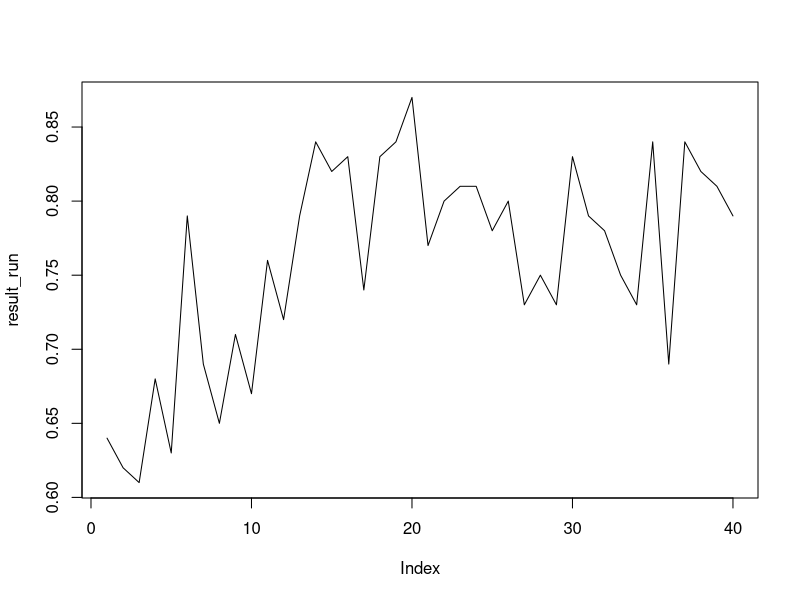

Reproduce this figure in R. (Note: a time limit stopped this script after it produced the figure.)
# tic tac toe
#TODO: shiny app

library(purrr)

resample <- function(x, ...)
  x[sample.int(length(x), ...)]

num_rows <- 3L
num_cols <- 3L

# alpha <- 0.5
# eps <- 0.01

player_one <- 1L  #(x)
player_two <- -1L #(o)

# initializing the game
initialize <- function(init_state = 0L) {
  board <- matrix(init_state, num_rows, num_cols)
  return(board)
} ## board <- initialize(c(1,1,0,0,1,0,0,0,1))


# initializing the value table
initialize_state_value <- function(init_val = 0) {
  value_table <- rep(init_val, 512 * 512)
  value_table[[1]] <- 0.5
  return(value_table)
} ## value_table <- initialize_state_value(NA)


# hashing the board state
state_index <- function(board) {
  power_of_2 <- matrix(2 ^ (0:8), num_rows, num_cols) ## check this in more detail
  state_hash <- sum(power_of_2[board == player_one]) + (512 * sum(power_of_2[board == player_two])) + 1
  
  return(state_hash)
} ## state_index(board)


# returns the reward
reward <- function(board) {
  if (any(colSums(board) == 3L) | any(rowSums(board) == 3L) |
      any(sum(diag(board)) == 3L) |
      any(sum(diag(board[nrow(board):1, ])) == 3L)) {
    return(1)
    
  }
  else if (any(colSums(board) == -3L) | any(rowSums(board) == -3L) |
           any(sum(diag(board)) == -3L) |
           any(sum(diag(board[nrow(board):1, ])) == -3L)) {
    return(0)
  } else if (all(board != 0)) {
    return(0)
  }
  return(0.5)
}  ## reward(board)

# check for end of the game
is_done <- function(board) {
  if (any(colSums(board) == 3L) | any(rowSums(board) == 3L) |
      any(sum(diag(board)) == 3L) |
      any(sum(diag(board[nrow(board):1, ])) == 3L)) {
    return(TRUE) ## for player one
  }
  if (any(colSums(board) == -3L) | any(rowSums(board) == -3L) |
      any(sum(diag(board)) == -3L) |
      any(sum(diag(board[nrow(board):1, ])) == -3L)) {
    return(TRUE)  ## for player two
  } else if (all(board != 0)) {
    return(TRUE)  ## tie
  }
  return(FALSE) ## still games goes on!
}## is_done(board)

# getting and setting value in value table
value_get <- function(value_table, index) {
  return(value_table[[index]])
} ## value_get(value_table, state_index(board))

value_set <- function(value_table, index, value) {
  value_table[[index]] <- value
  invisible(value_table)
} ## value_table <- value_set(value_table, state_index(board), 0.13)

# next possible moves (open positions)
possible_moves <- function(board) {
  return(which(board == 0L))
} ## possible_moves(board)


next_move <- function(board, player, epsilon) {
  legal_moves <- possible_moves(board)
  if (runif(1) > epsilon) {
    # best move and also update the value of that state
    
    # iterating over 'legal_moves' and gathering their values in the 'value_table'
    values_of_legal_moves <-
      #first collecting the next possible states
      purrr::map(
        legal_moves,
        .f = next_state,
        board = board,
        player = player
      ) %>%
      # then calculating their indexes
      map_dbl(.f = state_index) %>%
      # finally getting their values
      map_dbl(.f = value_get, value_table = value_table)
    best_value <- which.max(values_of_legal_moves)
    list <- list("move" = legal_moves[best_value], "is_greedy" = T)
    return(list)
  } else {
    # exploratory move
    list <- list("move" = resample(legal_moves, 1),
                 "is_greedy" = F)
    return(list)
  }
}

# taking action in the board
next_state <- function(board, player, move){
  if (player != 1L & player != -1L)
    ## checking for correct player(+1 for player one and -1 for player two)
    stop("'player' argument in 'next_state()' must be either +1 or -1")
  
  legal_moves <- possible_moves(board)
  
  if(all(legal_moves != move))
    stop("wrong move\n choose a move from 'possible_moves()'")

  board[[move]] <- player
  val <- reward(board)
  index <- state_index(board)

  if (is.na(value_get(value_table, index)))
    value_table <<- value_set(value_table, index, val)
    invisible(board)
}

# print the board
print_board <- function(board) {
  board[board == 1L] <- "X"
  board[board == -1L] <- "O"
  board[board == 0L] <- "--"
  print(board)
} ## print_board(board)


# update the value of the states (update the 'value_table')
value_update <- function(previous_state_index, current_state_index, alpha) {
  previous_state_value <- value_get(value_table, previous_state_index)
  if(is.na(previous_state_value))
    stop("na value")
  current_state_value <- value_get(value_table, current_state_index)
  new_value <- previous_state_value + (alpha * (current_state_value - previous_state_value)) ##the update rule
  # cat("\nvalue: ", new_value, "old_val: ", previous_state_value, "current_s_val: ", current_state_value, "\n")
  value_table <- value_set(value_table, index = previous_state_index, value = new_value)
  invisible(value_table)
}


# play a full game (player_one(X) will learn and player_two(O) will act randomly)
game <- function(eps = 0.01, alpha = 0.5, verbose = F) {
  # message("starting a new game...\n")
  board <- initialize()
  if (verbose)
    print_board(board)
  while (TRUE) {
    old_state_index <- state_index(board)
    player_two_move <- next_move(board, player_two, epsilon = 1)  #epsilon sets to 1 to act randomly
    board <- next_state(board, player = player_two, move = player_two_move$move) #player_two(O) move
    if (is_done(board)) {
      if (verbose)
        print_board(board)
      
      current_state_index <- state_index(board)
      value_table <<- value_update(old_state_index, current_state_index, alpha)
      return(value_get(value_table, current_state_index))
    }
    
    player_one_move <- next_move(board, player = player_one, epsilon = eps)
    board <- next_state(board, player = player_one, move = player_one_move$move)
    if(player_one_move$is_greedy){
      current_state <- state_index(board)
      value_table <<- value_update(old_state_index, current_state, alpha)
    }
    if (verbose)
      print_board(board)
    if (is_done(board)) {
      index <- state_index(board)
      return(value_get(value_table, index))
    }
  }
}


run <- function(num_bins = 40, bin_size = 100, ...){
  value_table <<- initialize_state_value(NA)
  avg <- vector("double", num_bins)
  for(i in seq_len(num_bins)){
    temp <- vector("double", bin_size)
    for(j in seq_len(bin_size))
      temp[[j]] <- game(...)
    avg[[i]] <- print(mean(temp))
  }
  invisible(avg)
}# run()


runs <- function(num_runs = 10, num_bins = 40, bin_size = 100, ...) {
  ##CAUTION: you should make a global value_table (outside the function)
  mat <- matrix(nrow = num_runs, ncol = num_bins)
  for(i in seq_len(num_runs))
    mat[i, ] <- run(num_bins, bin_size, ...)
  
  print(colMeans(mat))
  invisible(mat)
} #runs()



## using 'game()':
value_table <- initialize_state_value(NA)
game(verbose = T)

## using 'run()'
result_run <- run(40, 100, eps = 0.01, alpha = 0.5)
plot(result_run, ty= "l")

## using 'runs()'
result_runs <- runs(10, 100, 100, eps = 0.01, alpha = 0.5)
plot(colMeans(result_runs), ty= "l")
